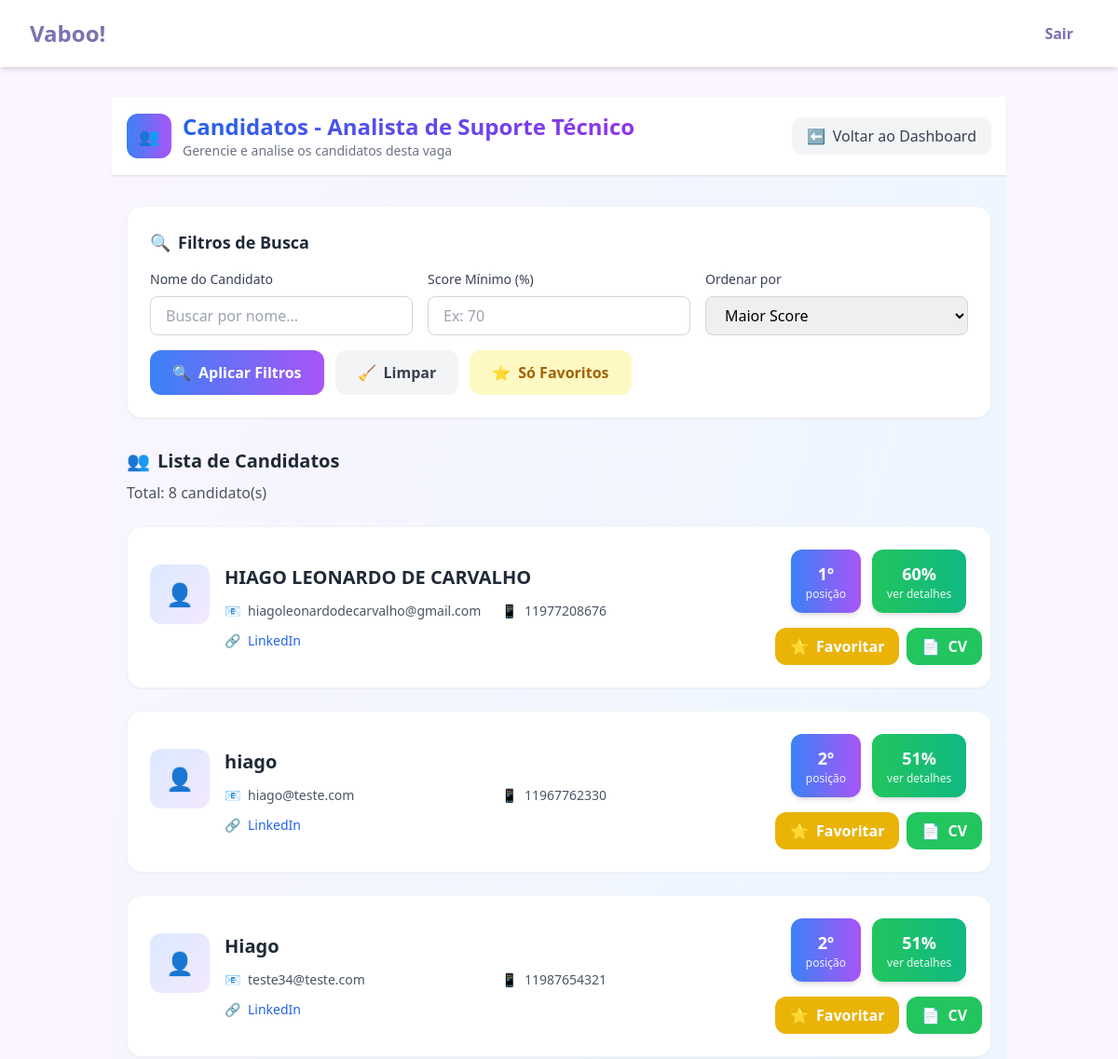
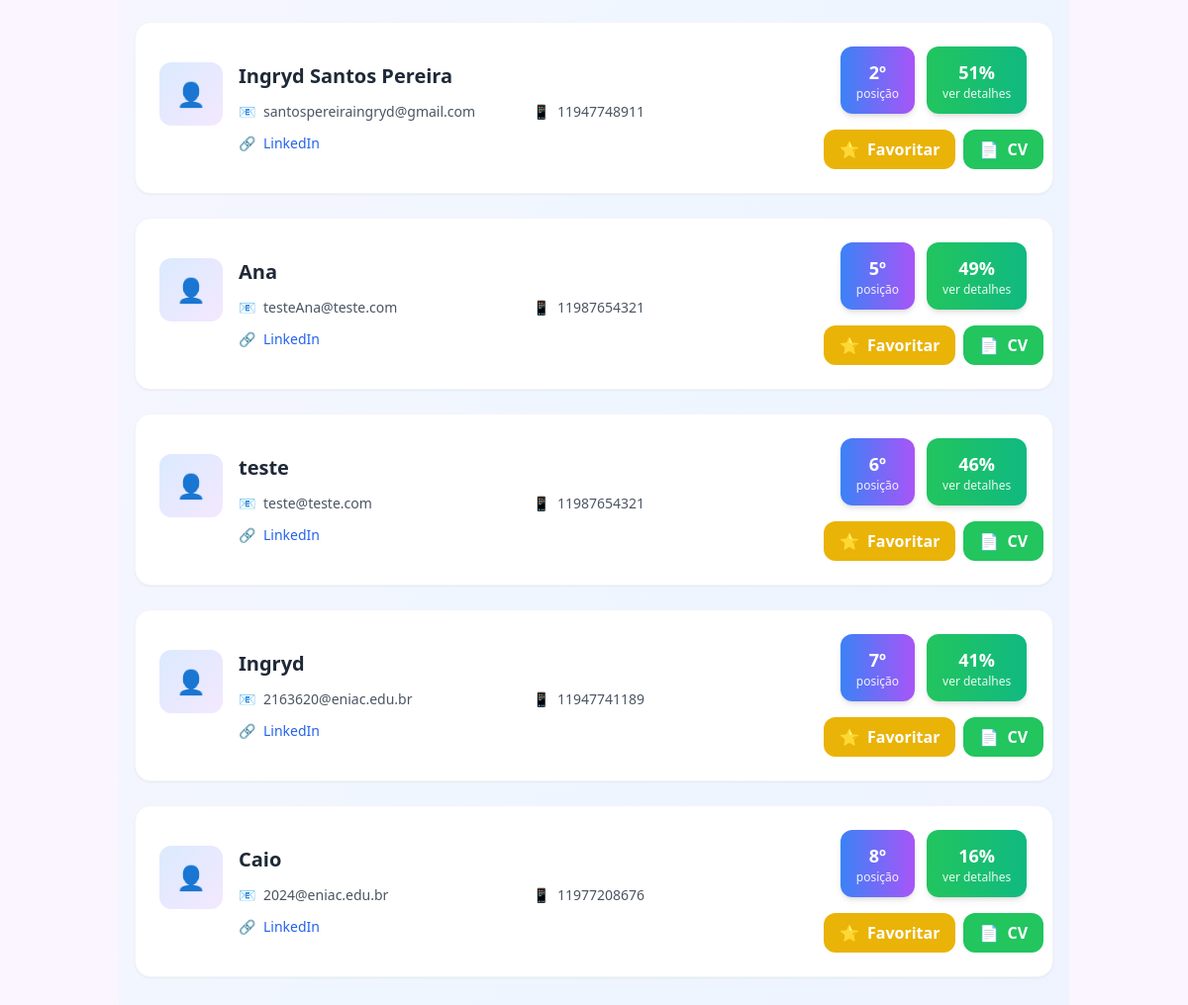
The app's page /candidatos_vaga/8 (signed in) with its own data (2 pictures, top to bottom).
### tables this page shows
CREATE TABLE candidaturas (
            id INTEGER PRIMARY KEY AUTOINCREMENT,
            candidato_id INTEGER NOT NULL,
            vaga_id INTEGER NOT NULL,
            score REAL NOT NULL,
            posicao INTEGER,
            data_candidatura DATETIME DEFAULT CURRENT_TIMESTAMP,
            FOREIGN KEY (candidato_id) REFERENCES candidatos (id),
            FOREIGN KEY (vaga_id) REFERENCES vagas (id)
        );

CREATE TABLE candidatos (
            id INTEGER PRIMARY KEY AUTOINCREMENT,
            nome TEXT NOT NULL,
            email TEXT NOT NULL,
            senha_hash TEXT NOT NULL,
            telefone TEXT,
            linkedin TEXT,
            pretensao_salarial REAL,
            texto_curriculo TEXT,
            experiencia TEXT,
            competencias TEXT,
            resumo_profissional TEXT
        , caminho_curriculo TEXT, endereco_completo TEXT, resumo_curriculo TEXT, data_cadastro TIMESTAMP);

### avaliador/main.py (the view)
@app.route('/candidatos_vaga/<int:vaga_id>')
def candidatos_vaga(vaga_id):
    if 'empresa_id' not in session:
        return redirect(url_for('login_empresa'))
    conn = sqlite3.connect('recrutamento.db')
    cursor = conn.cursor()
    cursor.execute('''
        SELECT c.nome, c.email, c.telefone, c.linkedin, ca.score, ca.posicao
        FROM candidaturas ca
        JOIN candidatos c ON ca.candidato_id = c.id
        WHERE ca.vaga_id = ?
        ORDER BY ca.score DESC
    ''', (vaga_id,))
    candidatos = cursor.fetchall()
    cursor.execute('SELECT titulo FROM vagas WHERE id = ?', (vaga_id,))
    vaga = cursor.fetchone()
    conn.close()
    return render_template('candidatos_vaga.html', candidatos=candidatos, vaga_titulo=vaga[0] if vaga else '')

### templates/candidatos_vaga.html (shortened to what this page needs)
{% extends "base.html" %}
{% block content %}
<div class="min-h-screen bg-gradient-to-br from-purple-50 via-blue-50 to-indigo-50">
    <div class="bg-white shadow-sm border-b">
        <div class="max-w-7xl mx-auto px-4 py-4">
            <div class="flex items-center justify-between">
                <div class="flex items-center space-x-3">
                    <div class="w-12 h-12 bg-gradient-to-r from-blue-500 to-purple-500 rounded-xl flex items-center justify-center">
                        <span class="text-white font-bold text-lg">👥</span>
                    </div>
                    <div>
                        <h1 class="text-2xl font-bold bg-gradient-to-r from-blue-600 to-purple-600 bg-clip-text text-transparent">
                        </h1>
                        <p class="text-gray-500 text-sm">Gerencie e analise os candidatos desta vaga</p>
                    </div>
                </div>
                <a href="{{ url_for('dashboard_empresa') }}"
                   class="bg-gray-100 hover:bg-gray-200 text-gray-700 px-4 py-2 rounded-xl transition-all duration-300 flex items-center gap-2">
                    <span>⬅️</span>
                    Voltar ao Dashboard
                </a>
            </div>
        </div>
    </div>
    <div class="max-w-7xl mx-auto px-4 py-8">
        <div class="bg-white rounded-2xl p-6 shadow-sm border border-gray-100 mb-8">
            <h3 class="text-lg font-bold text-gray-800 mb-4 flex items-center gap-2">
                <span>🔍</span>
                Filtros de Busca
            </h3>
            <div class="grid grid-cols-1 md:grid-cols-3 gap-4 mb-4">
                <div>
                    <label class="block text-sm font-medium text-gray-700 mb-2">Nome do Candidato</label>
                    <input type="text" id="searchName" placeholder="Buscar por nome..."
                           class="w-full px-4 py-2 border border-gray-300 rounded-lg focus:ring-2 focus:ring-blue-500 focus:border-transparent">
                </div>
                <div>
                    <label class="block text-sm font-medium text-gray-700 mb-2">Score Mínimo (%)</label>
                    <input type="number" id="searchScore" placeholder="Ex: 70" min="0" max="100"
                           class="w-full px-4 py-2 border border-gray-300 rounded-lg focus:ring-2 focus:ring-blue-500 focus:border-transparent">
                </div>
                <div>
                    <label class="block text-sm font-medium text-gray-700 mb-2">Ordenar por</label>
                    <select id="sortBy" class="w-full px-4 py-2 border border-gray-300 rounded-lg focus:ring-2 focus:ring-blue-500 focus:border-transparent">
                        <option value="score">Maior Score</option>
                    </select>
                </div>
            </div>
            <div class="flex gap-3">
                <button onclick="aplicarFiltros()"
                        class="bg-gradient-to-r from-blue-500 to-purple-500 hover:from-blue-600 hover:to-purple-600 text-white px-6 py-3 rounded-xl font-semibold transition-all duration-300 transform hover:scale-105 flex items-center gap-2">
                    <span>🔍</span>
                    Aplicar Filtros
                </button>
                <button onclick="limparFiltros()"
                        class="bg-gray-100 hover:bg-gray-200 text-gray-700 px-6 py-3 rounded-xl font-semibold transition-all duration-300 transform hover:scale-105 flex items-center gap-2">
                    <span>🧹</span>
                    Limpar
                </button>
                <button onclick="toggleFavoritosOnly()" id="favoritosBtn"
                        class="bg-yellow-100 hover:bg-yellow-200 text-yellow-700 px-6 py-3 rounded-xl font-semibold transition-all duration-300 transform hover:scale-105 flex items-center gap-2">
                    <span>⭐</span>
                    Só Favoritos
                </button>
            </div>
        </div>
        <div id="candidatosList">
            {% if candidatos %}
            <div class="mb-6">
                <h3 class="text-xl font-bold text-gray-800 mb-2 flex items-center gap-2">
                    <span>👥</span>
                    Lista de Candidatos
                </h3>
                <p class="text-gray-600">Total: <span id="totalCandidatos">{{ candidatos|length }}</span> candidato(s)</p>
            </div>
            <div class="grid gap-6" id="candidatosGrid">
                {% for candidato in candidatos %}
                <div class="candidato-card group bg-white rounded-2xl p-6 shadow-sm border border-gray-100 hover:shadow-xl hover:border-blue-200 transition-all duration-300 transform hover:-translate-y-1"
                     data-nome="{{ candidato[0].lower() }}"
                     data-score="{{ candidato[4] }}"
                     data-posicao="{{ candidato[5] }}"
                     data-candidato-id="{{ candidato[6] }}"
                     data-favorited="false">
                    <div class="flex flex-col lg:flex-row lg:items-center justify-between gap-6">
                        <div class="flex-1">
                            <div class="flex items-start gap-4">
                                <div class="w-16 h-16 bg-gradient-to-br from-blue-100 to-purple-100 rounded-xl flex items-center justify-center flex-shrink-0">
                                    <span class="text-2xl">👤</span>
                                </div>
                                <div class="flex-1">
                                    <div class="flex items-center gap-3 mb-3">
                                        <h3 class="text-xl font-bold text-gray-800 group-hover:text-blue-600 transition-colors">
                                            {{ candidato[0] }}
                                        </h3>
                                    </div>
                                    <div class="grid grid-cols-1 md:grid-cols-2 gap-3 text-sm text-gray-600">
                                        <div class="flex items-center gap-2">
                                            <span>📧</span>
                                            <span>{{ candidato[1] }}</span>
                                        </div>
                                        {% if candidato[2] %}
                                        <div class="flex items-center gap-2">
                                            <span>📱</span>
                                            <span>{{ candidato[2] }}</span>
                                        </div>
                                        {% endif %}
                                        {% if candidato[3] %}
                                        <div class="flex items-center gap-2">
                                            <span>🔗</span>
                                            <a href="{{ candidato[3] }}" target="_blank"
                                               class="text-blue-600 hover:text-blue-800 transition-colors">
                                                LinkedIn
                                            </a>
                                        </div>
                                        {% endif %}
                                    </div>
                                </div>
                            </div>
                        </div>
                        <div class="flex flex-col items-center gap-4 lg:w-48">
                            <div class="flex gap-3">
                                <div class="text-center bg-gradient-to-r from-blue-500 to-purple-500 text-white px-4 py-3 rounded-xl shadow-md">
                                    <div class="text-lg font-bold">{{ candidato[5] }}º</div>
                                    <div class="text-xs opacity-90">posição</div>
                                </div>
                                <div class="text-center bg-gradient-to-r from-green-500 to-emerald-500 text-white px-4 py-3 rounded-xl shadow-md cursor-pointer hover:bg-gradient-to-r hover:from-green-600 hover:to-emerald-600 transition-all"
                                     onclick="mostrarDetalhesScore({{ candidato[6] }}, '{{ candidato[0] }}', {{ candidato[4] }})">
                                    <div class="text-lg font-bold">{{ "%.0f"|format(candidato[4]) }}%</div>
                                    <div class="text-xs opacity-90">ver detalhes</div>
                                </div>
                            </div>
                            <div class="flex gap-2">
                                <button onclick="toggleFavoriteCandidato({{ candidato[6] }}, {{ vaga_id }}, this)"
                                        class="favorite-candidato-btn bg-yellow-500 hover:bg-yellow-600 text-white px-4 py-2 rounded-xl font-semibold transition-all duration-300 transform hover:scale-105 flex items-center gap-2"
                                        data-candidato-id="{{ candidato[6] }}"
                                        data-favorited="false">
                                    <span class="favorite-icon">⭐</span>
                                    <span class="favorite-text">Favoritar</span>
                                </button>
                                <a href="{{ url_for('baixar_curriculo', candidato_id=candidato[6]) }}"
                                   class="bg-green-500 hover:bg-green-600 text-white px-4 py-2 rounded-xl font-semibold transition-all duration-300 transform hover:scale-105 flex items-center gap-2">
                                    <span>📄</span>
                                    CV
                                </a>
                            </div>
                        </div>
                    </div>
                </div>
                {% endfor %}
            </div>
            {% endif %}
        </div>
    </div>
</div>
{% endblock %}

### templates/base.html (shortened to what this page needs)
<!DOCTYPE html>
<html lang="pt-BR">
<head>
    <script src="https://cdn.tailwindcss.com"></script>
</head>
<body class="bg-purple-50 min-h-screen flex flex-col">
    <header class="bg-white shadow-md sticky top-0 z-50">
        <div class="max-w-7xl mx-auto px-4 sm:px-6 lg:px-8">
            <div class="flex justify-between items-center py-3 md:py-4">
                <a href="{{ url_for('index') }}"
                   class="logo-text text-xl md:text-2xl font-bold text-[#7C71B2] hover:text-purple-600 transition-colors duration-300">
                    Vaboo!
                </a>
                {% if session.tipo_usuario %}
                    <div class="hidden md:flex items-center space-x-4">
                        <a href="{{ url_for('logout') }}"
                           class="text-[#7C71B2] font-bold hover:text-purple-600 transition-colors duration-300 px-4 py-2 rounded-lg hover:bg-purple-50">
                            Sair
                        </a>
                    </div>
                {% endif %}
            </div>
        </div>
    </header>
    <main class="flex-1 container mx-auto px-4 sm:px-6 lg:px-8 py-4 md:py-8">
        {% block content %}{% endblock %}
    </main>
</body>
</html>

### templates/base.html (style rules this page uses)
html { scroll-behavior: smooth; }

### records on screen
candidaturas: nome "HIAGO LEONARDO DE CARVALHO", email "hiagoleonardodecarvalho@gmail.com", telefone "11977208676", posicao "1", score "60"
candidaturas: nome "hiago", email "hiago@teste.com", telefone "11967762330", posicao "2", score "51"
candidaturas: nome "Hiago", email "teste34@teste.com", telefone "11987654321", posicao "2", score "51"
candidaturas: nome "Ingryd Santos Pereira", email "santospereiraingryd@gmail.com", telefone "11947748911", posicao "2", score "51"
candidaturas: nome "Ana", email "testeAna@teste.com", telefone "11987654321", posicao "5", score "49"
candidaturas: nome "teste", email "teste@teste.com", telefone "11987654321", posicao "6", score "46"
candidaturas: nome "Ingryd", email "2163620@eniac.edu.br", telefone "11947741189", posicao "7", score "41"
candidaturas: nome "Caio", email "2024@eniac.edu.br", telefone "11977208676", posicao "8", score "16"

### other values on screen
{{ candidatos|length }} "8"
